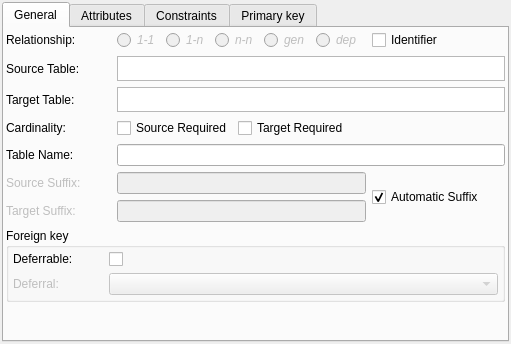
<?xml version="1.0" encoding="UTF-8"?>
<ui version="4.0">
 <class>RelacionamentoWidget</class>
 <widget class="QWidget" name="RelacionamentoWidget">
  <property name="geometry">
   <rect>
    <x>0</x>
    <y>0</y>
    <width>511</width>
    <height>344</height>
   </rect>
  </property>
  <property name="sizePolicy">
   <sizepolicy hsizetype="Preferred" vsizetype="Expanding">
    <horstretch>0</horstretch>
    <verstretch>0</verstretch>
   </sizepolicy>
  </property>
  <property name="minimumSize">
   <size>
    <width>480</width>
    <height>270</height>
   </size>
  </property>
  <property name="windowTitle">
   <string>Form</string>
  </property>
  <layout class="QGridLayout" name="relacionamento_grid">
   <property name="margin">
    <number>2</number>
   </property>
   <property name="spacing">
    <number>6</number>
   </property>
   <item row="0" column="0">
    <widget class="QTabWidget" name="atributosrel_tbw">
     <property name="sizePolicy">
      <sizepolicy hsizetype="Preferred" vsizetype="Expanding">
       <horstretch>0</horstretch>
       <verstretch>0</verstretch>
      </sizepolicy>
     </property>
     <property name="currentIndex">
      <number>0</number>
     </property>
     <widget class="QWidget" name="tab">
      <attribute name="title">
       <string>General</string>
      </attribute>
      <layout class="QGridLayout" name="gridLayout_3">
       <property name="margin">
        <number>2</number>
       </property>
       <property name="spacing">
        <number>6</number>
       </property>
       <item row="0" column="0">
        <widget class="QLabel" name="tipo_rel_lbl">
         <property name="sizePolicy">
          <sizepolicy hsizetype="Preferred" vsizetype="Preferred">
           <horstretch>0</horstretch>
           <verstretch>0</verstretch>
          </sizepolicy>
         </property>
         <property name="minimumSize">
          <size>
           <width>105</width>
           <height>0</height>
          </size>
         </property>
         <property name="maximumSize">
          <size>
           <width>105</width>
           <height>16777215</height>
          </size>
         </property>
         <property name="text">
          <string>Relationship:</string>
         </property>
        </widget>
       </item>
       <item row="0" column="1">
        <layout class="QHBoxLayout" name="horizontalLayout">
         <item>
          <widget class="QRadioButton" name="rel_11_rb">
           <property name="enabled">
            <bool>false</bool>
           </property>
           <property name="sizePolicy">
            <sizepolicy hsizetype="Fixed" vsizetype="Fixed">
             <horstretch>0</horstretch>
             <verstretch>0</verstretch>
            </sizepolicy>
           </property>
           <property name="minimumSize">
            <size>
             <width>0</width>
             <height>0</height>
            </size>
           </property>
           <property name="maximumSize">
            <size>
             <width>16777215</width>
             <height>16777215</height>
            </size>
           </property>
           <property name="font">
            <font>
             <italic>true</italic>
            </font>
           </property>
           <property name="toolTip">
            <string>One to one relationship</string>
           </property>
           <property name="text">
            <string>1-1</string>
           </property>
          </widget>
         </item>
         <item>
          <widget class="QRadioButton" name="rel_1n_rb">
           <property name="enabled">
            <bool>false</bool>
           </property>
           <property name="sizePolicy">
            <sizepolicy hsizetype="Fixed" vsizetype="Fixed">
             <horstretch>0</horstretch>
             <verstretch>0</verstretch>
            </sizepolicy>
           </property>
           <property name="minimumSize">
            <size>
             <width>0</width>
             <height>0</height>
            </size>
           </property>
           <property name="maximumSize">
            <size>
             <width>16777215</width>
             <height>16777215</height>
            </size>
           </property>
           <property name="font">
            <font>
             <italic>true</italic>
            </font>
           </property>
           <property name="toolTip">
            <string>One to many relationship</string>
           </property>
           <property name="text">
            <string>1-n</string>
           </property>
          </widget>
         </item>
         <item>
          <widget class="QRadioButton" name="rel_nn_rb">
           <property name="enabled">
            <bool>false</bool>
           </property>
           <property name="sizePolicy">
            <sizepolicy hsizetype="Fixed" vsizetype="Fixed">
             <horstretch>0</horstretch>
             <verstretch>0</verstretch>
            </sizepolicy>
           </property>
           <property name="minimumSize">
            <size>
             <width>0</width>
             <height>0</height>
            </size>
           </property>
           <property name="maximumSize">
            <size>
             <width>16777215</width>
             <height>16777215</height>
            </size>
           </property>
           <property name="font">
            <font>
             <italic>true</italic>
            </font>
           </property>
           <property name="toolTip">
            <string>Many to many relationship</string>
           </property>
           <property name="text">
            <string>n-n</string>
           </property>
          </widget>
         </item>
         <item>
          <widget class="QRadioButton" name="rel_gen_rb">
           <property name="enabled">
            <bool>false</bool>
           </property>
           <property name="sizePolicy">
            <sizepolicy hsizetype="Fixed" vsizetype="Fixed">
             <horstretch>0</horstretch>
             <verstretch>0</verstretch>
            </sizepolicy>
           </property>
           <property name="minimumSize">
            <size>
             <width>0</width>
             <height>0</height>
            </size>
           </property>
           <property name="maximumSize">
            <size>
             <width>16777215</width>
             <height>16777215</height>
            </size>
           </property>
           <property name="font">
            <font>
             <italic>true</italic>
            </font>
           </property>
           <property name="toolTip">
            <string>Generalization relationship (inheritance)</string>
           </property>
           <property name="text">
            <string>gen</string>
           </property>
          </widget>
         </item>
         <item>
          <widget class="QRadioButton" name="rel_dep_rb">
           <property name="enabled">
            <bool>false</bool>
           </property>
           <property name="sizePolicy">
            <sizepolicy hsizetype="Expanding" vsizetype="Fixed">
             <horstretch>0</horstretch>
             <verstretch>0</verstretch>
            </sizepolicy>
           </property>
           <property name="minimumSize">
            <size>
             <width>50</width>
             <height>0</height>
            </size>
           </property>
           <property name="maximumSize">
            <size>
             <width>16777215</width>
             <height>16777215</height>
            </size>
           </property>
           <property name="font">
            <font>
             <italic>true</italic>
            </font>
           </property>
           <property name="toolTip">
            <string>Dependency relationship</string>
           </property>
           <property name="text">
            <string>dep</string>
           </property>
          </widget>
         </item>
        </layout>
       </item>
       <item row="0" column="2">
        <widget class="QCheckBox" name="identificador_chk">
         <property name="sizePolicy">
          <sizepolicy hsizetype="Expanding" vsizetype="Fixed">
           <horstretch>0</horstretch>
           <verstretch>0</verstretch>
          </sizepolicy>
         </property>
         <property name="text">
          <string>Identifier</string>
         </property>
        </widget>
       </item>
       <item row="1" column="0">
        <widget class="QLabel" name="tabela_orig_lbl">
         <property name="sizePolicy">
          <sizepolicy hsizetype="Preferred" vsizetype="Preferred">
           <horstretch>0</horstretch>
           <verstretch>0</verstretch>
          </sizepolicy>
         </property>
         <property name="minimumSize">
          <size>
           <width>0</width>
           <height>0</height>
          </size>
         </property>
         <property name="maximumSize">
          <size>
           <width>16777215</width>
           <height>16777215</height>
          </size>
         </property>
         <property name="text">
          <string>Source Table:</string>
         </property>
        </widget>
       </item>
       <item row="1" column="1" colspan="2">
        <widget class="QTextEdit" name="tabela_orig_txt">
         <property name="minimumSize">
          <size>
           <width>0</width>
           <height>25</height>
          </size>
         </property>
         <property name="maximumSize">
          <size>
           <width>16777215</width>
           <height>25</height>
          </size>
         </property>
         <property name="font">
          <font>
           <italic>true</italic>
          </font>
         </property>
         <property name="verticalScrollBarPolicy">
          <enum>Qt::ScrollBarAlwaysOff</enum>
         </property>
         <property name="horizontalScrollBarPolicy">
          <enum>Qt::ScrollBarAlwaysOff</enum>
         </property>
         <property name="undoRedoEnabled">
          <bool>false</bool>
         </property>
         <property name="lineWrapMode">
          <enum>QTextEdit::NoWrap</enum>
         </property>
         <property name="readOnly">
          <bool>true</bool>
         </property>
         <property name="textInteractionFlags">
          <set>Qt::NoTextInteraction</set>
         </property>
        </widget>
       </item>
       <item row="2" column="0">
        <widget class="QLabel" name="tabela_dest_lbl">
         <property name="sizePolicy">
          <sizepolicy hsizetype="Preferred" vsizetype="Preferred">
           <horstretch>0</horstretch>
           <verstretch>0</verstretch>
          </sizepolicy>
         </property>
         <property name="minimumSize">
          <size>
           <width>0</width>
           <height>0</height>
          </size>
         </property>
         <property name="maximumSize">
          <size>
           <width>16777215</width>
           <height>16777215</height>
          </size>
         </property>
         <property name="text">
          <string>Target Table:</string>
         </property>
        </widget>
       </item>
       <item row="2" column="1" colspan="2">
        <widget class="QTextEdit" name="tabela_dest_txt">
         <property name="minimumSize">
          <size>
           <width>0</width>
           <height>25</height>
          </size>
         </property>
         <property name="maximumSize">
          <size>
           <width>16777215</width>
           <height>25</height>
          </size>
         </property>
         <property name="font">
          <font>
           <italic>true</italic>
          </font>
         </property>
         <property name="verticalScrollBarPolicy">
          <enum>Qt::ScrollBarAlwaysOff</enum>
         </property>
         <property name="horizontalScrollBarPolicy">
          <enum>Qt::ScrollBarAlwaysOff</enum>
         </property>
         <property name="undoRedoEnabled">
          <bool>false</bool>
         </property>
         <property name="lineWrapMode">
          <enum>QTextEdit::NoWrap</enum>
         </property>
         <property name="readOnly">
          <bool>true</bool>
         </property>
         <property name="textInteractionFlags">
          <set>Qt::NoTextInteraction</set>
         </property>
        </widget>
       </item>
       <item row="3" column="0">
        <widget class="QLabel" name="card_lbl">
         <property name="sizePolicy">
          <sizepolicy hsizetype="Preferred" vsizetype="Preferred">
           <horstretch>0</horstretch>
           <verstretch>0</verstretch>
          </sizepolicy>
         </property>
         <property name="minimumSize">
          <size>
           <width>0</width>
           <height>0</height>
          </size>
         </property>
         <property name="maximumSize">
          <size>
           <width>16777215</width>
           <height>16777215</height>
          </size>
         </property>
         <property name="text">
          <string>Cardinality:</string>
         </property>
        </widget>
       </item>
       <item row="3" column="1" colspan="2">
        <layout class="QHBoxLayout" name="horizontalLayout_2">
         <item>
          <widget class="QCheckBox" name="tab_orig_obrig_chk">
           <property name="sizePolicy">
            <sizepolicy hsizetype="Fixed" vsizetype="Fixed">
             <horstretch>0</horstretch>
             <verstretch>0</verstretch>
            </sizepolicy>
           </property>
           <property name="text">
            <string>Source Required</string>
           </property>
          </widget>
         </item>
         <item>
          <widget class="QCheckBox" name="tab_dest_obrig_chk">
           <property name="sizePolicy">
            <sizepolicy hsizetype="Expanding" vsizetype="Fixed">
             <horstretch>0</horstretch>
             <verstretch>0</verstretch>
            </sizepolicy>
           </property>
           <property name="text">
            <string>Target Required</string>
           </property>
          </widget>
         </item>
        </layout>
       </item>
       <item row="4" column="0">
        <widget class="QLabel" name="nome_tab_relnn_lbl">
         <property name="sizePolicy">
          <sizepolicy hsizetype="Preferred" vsizetype="Preferred">
           <horstretch>0</horstretch>
           <verstretch>0</verstretch>
          </sizepolicy>
         </property>
         <property name="minimumSize">
          <size>
           <width>0</width>
           <height>0</height>
          </size>
         </property>
         <property name="maximumSize">
          <size>
           <width>16777215</width>
           <height>16777215</height>
          </size>
         </property>
         <property name="toolTip">
          <string>Name of the table generated from many to many relationship</string>
         </property>
         <property name="text">
          <string>Table Name:</string>
         </property>
        </widget>
       </item>
       <item row="4" column="1" colspan="2">
        <widget class="QLineEdit" name="nome_tab_relnn_edt">
         <property name="toolTip">
          <string>Name of the table generated from many to many relationship</string>
         </property>
        </widget>
       </item>
       <item row="5" column="0">
        <widget class="QLabel" name="sufixo_orig_lbl">
         <property name="enabled">
          <bool>false</bool>
         </property>
         <property name="sizePolicy">
          <sizepolicy hsizetype="Preferred" vsizetype="Preferred">
           <horstretch>0</horstretch>
           <verstretch>0</verstretch>
          </sizepolicy>
         </property>
         <property name="minimumSize">
          <size>
           <width>0</width>
           <height>0</height>
          </size>
         </property>
         <property name="maximumSize">
          <size>
           <width>16777215</width>
           <height>16777215</height>
          </size>
         </property>
         <property name="text">
          <string>Source Suffix:</string>
         </property>
        </widget>
       </item>
       <item row="5" column="1">
        <widget class="QLineEdit" name="sufixo_orig_edt">
         <property name="enabled">
          <bool>false</bool>
         </property>
         <property name="maximumSize">
          <size>
           <width>16777215</width>
           <height>16777215</height>
          </size>
         </property>
        </widget>
       </item>
       <item row="6" column="0">
        <widget class="QLabel" name="sufixo_dest_lbl">
         <property name="enabled">
          <bool>false</bool>
         </property>
         <property name="sizePolicy">
          <sizepolicy hsizetype="Preferred" vsizetype="Preferred">
           <horstretch>0</horstretch>
           <verstretch>0</verstretch>
          </sizepolicy>
         </property>
         <property name="minimumSize">
          <size>
           <width>0</width>
           <height>0</height>
          </size>
         </property>
         <property name="maximumSize">
          <size>
           <width>16777215</width>
           <height>16777215</height>
          </size>
         </property>
         <property name="text">
          <string>Target Suffix:</string>
         </property>
        </widget>
       </item>
       <item row="6" column="1">
        <widget class="QLineEdit" name="sufixo_dest_edt">
         <property name="enabled">
          <bool>false</bool>
         </property>
         <property name="maximumSize">
          <size>
           <width>16777215</width>
           <height>16777215</height>
          </size>
         </property>
        </widget>
       </item>
       <item row="7" column="0" colspan="3">
        <widget class="QGroupBox" name="chave_estrang_gb">
         <property name="sizePolicy">
          <sizepolicy hsizetype="Expanding" vsizetype="Fixed">
           <horstretch>0</horstretch>
           <verstretch>0</verstretch>
          </sizepolicy>
         </property>
         <property name="title">
          <string>Foreign key</string>
         </property>
         <layout class="QGridLayout" name="gridLayout_2">
          <property name="margin">
           <number>4</number>
          </property>
          <property name="spacing">
           <number>6</number>
          </property>
          <item row="0" column="0">
           <widget class="QLabel" name="postergavel_lbl">
            <property name="sizePolicy">
             <sizepolicy hsizetype="Preferred" vsizetype="Fixed">
              <horstretch>0</horstretch>
              <verstretch>0</verstretch>
             </sizepolicy>
            </property>
            <property name="minimumSize">
             <size>
              <width>90</width>
              <height>0</height>
             </size>
            </property>
            <property name="maximumSize">
             <size>
              <width>90</width>
              <height>16777215</height>
             </size>
            </property>
            <property name="text">
             <string>Deferrable:</string>
            </property>
           </widget>
          </item>
          <item row="0" column="1">
           <widget class="QCheckBox" name="postergavel_chk">
            <property name="sizePolicy">
             <sizepolicy hsizetype="Expanding" vsizetype="Fixed">
              <horstretch>0</horstretch>
              <verstretch>0</verstretch>
             </sizepolicy>
            </property>
            <property name="minimumSize">
             <size>
              <width>0</width>
              <height>0</height>
             </size>
            </property>
            <property name="maximumSize">
             <size>
              <width>16777215</width>
              <height>16777215</height>
             </size>
            </property>
            <property name="text">
             <string/>
            </property>
           </widget>
          </item>
          <item row="1" column="0">
           <widget class="QLabel" name="tipo_postergacao_lbl">
            <property name="enabled">
             <bool>false</bool>
            </property>
            <property name="sizePolicy">
             <sizepolicy hsizetype="Fixed" vsizetype="Fixed">
              <horstretch>0</horstretch>
              <verstretch>0</verstretch>
             </sizepolicy>
            </property>
            <property name="minimumSize">
             <size>
              <width>0</width>
              <height>0</height>
             </size>
            </property>
            <property name="maximumSize">
             <size>
              <width>16777215</width>
              <height>16777215</height>
             </size>
            </property>
            <property name="text">
             <string>Deferral:</string>
            </property>
           </widget>
          </item>
          <item row="1" column="1">
           <widget class="QComboBox" name="tipo_postergacao_cmb">
            <property name="enabled">
             <bool>false</bool>
            </property>
            <property name="sizePolicy">
             <sizepolicy hsizetype="Expanding" vsizetype="Fixed">
              <horstretch>0</horstretch>
              <verstretch>0</verstretch>
             </sizepolicy>
            </property>
            <property name="minimumSize">
             <size>
              <width>0</width>
              <height>0</height>
             </size>
            </property>
            <property name="maximumSize">
             <size>
              <width>16777215</width>
              <height>16777215</height>
             </size>
            </property>
            <property name="sizeAdjustPolicy">
             <enum>QComboBox::AdjustToContents</enum>
            </property>
           </widget>
          </item>
         </layout>
        </widget>
       </item>
       <item row="8" column="1">
        <spacer name="verticalSpacer">
         <property name="orientation">
          <enum>Qt::Vertical</enum>
         </property>
         <property name="sizeHint" stdset="0">
          <size>
           <width>20</width>
           <height>40</height>
          </size>
         </property>
        </spacer>
       </item>
       <item row="5" column="2" rowspan="2">
        <widget class="QCheckBox" name="sufixo_auto_chk">
         <property name="text">
          <string>Automatic Suffix</string>
         </property>
         <property name="checked">
          <bool>true</bool>
         </property>
        </widget>
       </item>
      </layout>
     </widget>
     <widget class="QWidget" name="tab_3">
      <attribute name="title">
       <string>Attributes</string>
      </attribute>
     </widget>
     <widget class="QWidget" name="tab_2">
      <attribute name="title">
       <string>Constraints</string>
      </attribute>
     </widget>
     <widget class="QWidget" name="tab_4">
      <attribute name="title">
       <string>Primary key</string>
      </attribute>
      <layout class="QGridLayout" name="gridLayout">
       <property name="margin">
        <number>2</number>
       </property>
       <property name="spacing">
        <number>6</number>
       </property>
       <item row="0" column="0">
        <widget class="QListWidget" name="coluna_rel_lst">
         <property name="sizePolicy">
          <sizepolicy hsizetype="Preferred" vsizetype="Preferred">
           <horstretch>0</horstretch>
           <verstretch>0</verstretch>
          </sizepolicy>
         </property>
         <property name="editTriggers">
          <set>QAbstractItemView::SelectedClicked</set>
         </property>
         <property name="selectionMode">
          <enum>QAbstractItemView::NoSelection</enum>
         </property>
        </widget>
       </item>
      </layout>
     </widget>
    </widget>
   </item>
  </layout>
 </widget>
 <resources/>
 <connections/>
</ui>
